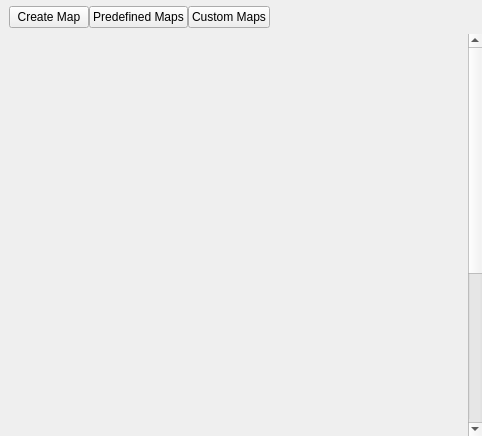
<?xml version="1.0" encoding="UTF-8"?>
<ui version="4.0">
 <class>pageMapsLibrary</class>
 <widget class="QWidget" name="pageMapsLibrary">
  <property name="geometry">
   <rect>
    <x>0</x>
    <y>0</y>
    <width>482</width>
    <height>436</height>
   </rect>
  </property>
  <layout class="QVBoxLayout" name="pageMapsLibraryLayout">
   <property name="spacing">
    <number>6</number>
   </property>
   <property name="leftMargin">
    <number>9</number>
   </property>
   <property name="topMargin">
    <number>0</number>
   </property>
   <property name="rightMargin">
    <number>0</number>
   </property>
   <property name="bottomMargin">
    <number>0</number>
   </property>
   <item>
    <widget class="QWidget" name="titlePageMapsLibrary" native="true">
     <layout class="QVBoxLayout" name="verticalLayout_mapsLibTitle">
      <property name="spacing">
       <number>0</number>
      </property>
      <property name="leftMargin">
       <number>0</number>
      </property>
      <property name="topMargin">
       <number>0</number>
      </property>
      <property name="rightMargin">
       <number>0</number>
      </property>
      <property name="bottomMargin">
       <number>0</number>
      </property>
     </layout>
    </widget>
   </item>
   <item>
    <widget class="QWidget" name="mapsLibSegment" native="true">
     <layout class="QHBoxLayout" name="mapsLibSegmentLayout">
      <property name="spacing">
       <number>0</number>
      </property>
      <property name="leftMargin">
       <number>0</number>
      </property>
      <property name="topMargin">
       <number>0</number>
      </property>
      <property name="rightMargin">
       <number>0</number>
      </property>
      <property name="bottomMargin">
       <number>0</number>
      </property>
      <item>
       <widget class="QPushButton" name="btnMapsLibCreate">
        <property name="text">
         <string>Create Map</string>
        </property>
        <property name="checkable">
         <bool>true</bool>
        </property>
       </widget>
      </item>
      <item>
       <widget class="QPushButton" name="btnMapsLibPredefined">
        <property name="text">
         <string>Predefined Maps</string>
        </property>
        <property name="checkable">
         <bool>true</bool>
        </property>
       </widget>
      </item>
      <item>
       <widget class="QPushButton" name="btnMapsLibCustom">
        <property name="text">
         <string>Custom Maps</string>
        </property>
        <property name="checkable">
         <bool>true</bool>
        </property>
       </widget>
      </item>
      <item>
       <spacer name="mapsLibSegmentSpacer">
        <property name="orientation">
         <enum>Qt::Orientation::Horizontal</enum>
        </property>
        <property name="sizeHint" stdset="0">
         <size>
          <width>40</width>
          <height>20</height>
         </size>
        </property>
       </spacer>
      </item>
     </layout>
    </widget>
   </item>
   <item>
    <widget class="QStackedWidget" name="mapsLibStack">
     <property name="sizePolicy">
      <sizepolicy hsizetype="Expanding" vsizetype="Expanding">
       <horstretch>1</horstretch>
       <verstretch>1</verstretch>
      </sizepolicy>
     </property>
     <property name="currentIndex">
      <number>1</number>
     </property>
     <widget class="QScrollArea" name="mapsLibCreateScroll">
      <property name="sizePolicy">
       <sizepolicy hsizetype="Expanding" vsizetype="Expanding">
        <horstretch>1</horstretch>
        <verstretch>1</verstretch>
       </sizepolicy>
      </property>
      <property name="frameShape">
       <enum>QFrame::Shape::NoFrame</enum>
      </property>
      <property name="verticalScrollBarPolicy">
       <enum>Qt::ScrollBarPolicy::ScrollBarAsNeeded</enum>
      </property>
      <property name="horizontalScrollBarPolicy">
       <enum>Qt::ScrollBarPolicy::ScrollBarAlwaysOff</enum>
      </property>
      <property name="widgetResizable">
       <bool>true</bool>
      </property>
      <property name="alignment">
       <set>Qt::AlignmentFlag::AlignLeading|Qt::AlignmentFlag::AlignLeft|Qt::AlignmentFlag::AlignTop</set>
      </property>
      <widget class="QWidget" name="mapsLibCreateContent">
       <property name="geometry">
        <rect>
         <x>0</x>
         <y>-274</y>
         <width>456</width>
         <height>674</height>
        </rect>
       </property>
       <property name="sizePolicy">
        <sizepolicy hsizetype="Expanding" vsizetype="Expanding">
         <horstretch>1</horstretch>
         <verstretch>1</verstretch>
        </sizepolicy>
       </property>
       <layout class="QVBoxLayout" name="mapsLibCreateLayout">
        <property name="spacing">
         <number>6</number>
        </property>
        <property name="leftMargin">
         <number>0</number>
        </property>
        <property name="topMargin">
         <number>0</number>
        </property>
        <property name="rightMargin">
         <number>0</number>
        </property>
        <property name="bottomMargin">
         <number>0</number>
        </property>
        <item>
         <widget class="QWidget" name="mapsLibBoardHost" native="true">
          <property name="sizePolicy">
           <sizepolicy hsizetype="Expanding" vsizetype="Fixed">
            <horstretch>0</horstretch>
            <verstretch>0</verstretch>
           </sizepolicy>
          </property>
          <property name="minimumSize">
           <size>
            <width>0</width>
            <height>620</height>
           </size>
          </property>
          <property name="card" stdset="0">
           <bool>true</bool>
          </property>
          <layout class="QVBoxLayout" name="mapsLibBoardHostLayout">
           <property name="spacing">
            <number>0</number>
           </property>
           <property name="leftMargin">
            <number>0</number>
           </property>
           <property name="topMargin">
            <number>0</number>
           </property>
           <property name="rightMargin">
            <number>0</number>
           </property>
           <property name="bottomMargin">
            <number>0</number>
           </property>
           <item>
            <widget class="QWidget" name="mapsLibViewContainer" native="true">
             <property name="sizePolicy">
              <sizepolicy hsizetype="Expanding" vsizetype="Expanding">
               <horstretch>0</horstretch>
               <verstretch>0</verstretch>
              </sizepolicy>
             </property>
             <layout class="QGridLayout" name="mapsLibViewContainerLayout">
              <property name="leftMargin">
               <number>0</number>
              </property>
              <property name="topMargin">
               <number>0</number>
              </property>
              <property name="rightMargin">
               <number>0</number>
              </property>
              <property name="bottomMargin">
               <number>0</number>
              </property>
             </layout>
            </widget>
           </item>
          </layout>
         </widget>
        </item>
        <item>
         <spacer name="verticalSpacer">
          <property name="orientation">
           <enum>Qt::Orientation::Vertical</enum>
          </property>
          <property name="sizeHint" stdset="0">
           <size>
            <width>20</width>
            <height>40</height>
           </size>
          </property>
         </spacer>
        </item>
        <item>
         <widget class="QWidget" name="mapsLibCreateButtons" native="true">
          <layout class="QHBoxLayout" name="mapsLibCreateButtonsLayout">
           <property name="spacing">
            <number>8</number>
           </property>
           <item>
            <spacer name="mapsLibCreateBtnSpacer">
             <property name="orientation">
              <enum>Qt::Orientation::Horizontal</enum>
             </property>
             <property name="sizeHint" stdset="0">
              <size>
               <width>40</width>
               <height>20</height>
              </size>
             </property>
            </spacer>
           </item>
           <item>
            <widget class="QPushButton" name="btnMapsLibClearAll">
             <property name="text">
              <string>Reset All</string>
             </property>
            </widget>
           </item>
           <item>
            <widget class="QPushButton" name="btnMapsLibSave">
             <property name="enabled">
              <bool>false</bool>
             </property>
             <property name="text">
              <string>Save</string>
             </property>
             <property name="primary" stdset="0">
              <bool>true</bool>
             </property>
            </widget>
           </item>
          </layout>
         </widget>
        </item>
       </layout>
      </widget>
     </widget>
     <widget class="QWidget" name="mapsLibBrowsePage">
      <layout class="QVBoxLayout" name="mapsLibBrowsePageLayout">
       <property name="spacing">
        <number>0</number>
       </property>
       <property name="leftMargin">
        <number>0</number>
       </property>
       <property name="topMargin">
        <number>0</number>
       </property>
       <property name="rightMargin">
        <number>0</number>
       </property>
       <property name="bottomMargin">
        <number>0</number>
       </property>
       <item>
        <widget class="QStackedWidget" name="mapsLibBrowseStack">
         <property name="sizePolicy">
          <sizepolicy hsizetype="Expanding" vsizetype="Expanding">
           <horstretch>1</horstretch>
           <verstretch>1</verstretch>
          </sizepolicy>
         </property>
         <property name="currentIndex">
          <number>1</number>
         </property>
         <widget class="QWidget" name="mapsLibBrowseListPage">
          <layout class="QVBoxLayout" name="mapsLibBrowseListPageLayout">
           <property name="spacing">
            <number>6</number>
           </property>
           <property name="leftMargin">
            <number>0</number>
           </property>
           <property name="topMargin">
            <number>0</number>
           </property>
           <property name="rightMargin">
            <number>0</number>
           </property>
           <property name="bottomMargin">
            <number>0</number>
           </property>
           <item>
            <widget class="QWidget" name="mapsLibBrowseControls" native="true">
             <property name="card" stdset="0">
              <bool>true</bool>
             </property>
             <layout class="QHBoxLayout" name="mapsLibBrowseControlsLayout">
              <property name="spacing">
               <number>6</number>
              </property>
              <property name="leftMargin">
               <number>9</number>
              </property>
              <property name="topMargin">
               <number>9</number>
              </property>
              <property name="rightMargin">
               <number>9</number>
              </property>
              <property name="bottomMargin">
               <number>9</number>
              </property>
              <item>
               <spacer name="mapsLibBrowseMidSpacer">
                <property name="orientation">
                 <enum>Qt::Orientation::Horizontal</enum>
                </property>
                <property name="sizeHint" stdset="0">
                 <size>
                  <width>40</width>
                  <height>20</height>
                 </size>
                </property>
               </spacer>
              </item>
              <item>
               <widget class="QLabel" name="lblMapsLibBrowseAdvanced">
                <property name="text">
                 <string>Advanced mode:</string>
                </property>
               </widget>
              </item>
              <item>
               <widget class="QCheckBox" name="cbMapsLibBrowseAdvanced">
                <property name="text">
                 <string/>
                </property>
               </widget>
              </item>
              <item>
               <widget class="QLabel" name="lblMapsLibBrowseSearch">
                <property name="text">
                 <string>Search:</string>
                </property>
               </widget>
              </item>
              <item>
               <widget class="QLineEdit" name="edtMapsLibBrowseSearch">
                <property name="minimumSize">
                 <size>
                  <width>250</width>
                  <height>0</height>
                 </size>
                </property>
                <property name="maximumSize">
                 <size>
                  <width>250</width>
                  <height>16777215</height>
                 </size>
                </property>
                <property name="placeholderText">
                 <string>Enter 3+ characters to search</string>
                </property>
               </widget>
              </item>
             </layout>
            </widget>
           </item>
           <item>
            <widget class="QLabel" name="lblMapsLibNoCards">
             <property name="visible">
              <bool>false</bool>
             </property>
             <property name="text">
              <string>No map cards found</string>
             </property>
             <property name="alignment">
              <set>Qt::AlignmentFlag::AlignCenter</set>
             </property>
            </widget>
           </item>
           <item>
            <widget class="QScrollArea" name="mapsLibMapListScroll">
             <property name="frameShape">
              <enum>QFrame::Shape::NoFrame</enum>
             </property>
             <property name="verticalScrollBarPolicy">
              <enum>Qt::ScrollBarPolicy::ScrollBarAsNeeded</enum>
             </property>
             <property name="horizontalScrollBarPolicy">
              <enum>Qt::ScrollBarPolicy::ScrollBarAlwaysOff</enum>
             </property>
             <property name="widgetResizable">
              <bool>true</bool>
             </property>
             <widget class="QWidget" name="mapsLibMapCardsContainer">
              <property name="geometry">
               <rect>
                <x>0</x>
                <y>0</y>
                <width>473</width>
                <height>354</height>
               </rect>
              </property>
              <property name="sizePolicy">
               <sizepolicy hsizetype="Expanding" vsizetype="Preferred">
                <horstretch>0</horstretch>
                <verstretch>0</verstretch>
               </sizepolicy>
              </property>
              <layout class="QGridLayout" name="mapsLibMapCardsLayout">
               <property name="leftMargin">
                <number>0</number>
               </property>
               <property name="topMargin">
                <number>0</number>
               </property>
               <property name="rightMargin">
                <number>0</number>
               </property>
               <property name="bottomMargin">
                <number>0</number>
               </property>
               <property name="spacing">
                <number>6</number>
               </property>
              </layout>
             </widget>
            </widget>
           </item>
          </layout>
         </widget>
         <widget class="QScrollArea" name="mapsLibCustomEditScroll">
          <property name="sizePolicy">
           <sizepolicy hsizetype="Expanding" vsizetype="Expanding">
            <horstretch>1</horstretch>
            <verstretch>1</verstretch>
           </sizepolicy>
          </property>
          <property name="frameShape">
           <enum>QFrame::Shape::NoFrame</enum>
          </property>
          <property name="verticalScrollBarPolicy">
           <enum>Qt::ScrollBarPolicy::ScrollBarAsNeeded</enum>
          </property>
          <property name="horizontalScrollBarPolicy">
           <enum>Qt::ScrollBarPolicy::ScrollBarAlwaysOff</enum>
          </property>
          <property name="widgetResizable">
           <bool>true</bool>
          </property>
          <property name="alignment">
           <set>Qt::AlignmentFlag::AlignLeading|Qt::AlignmentFlag::AlignLeft|Qt::AlignmentFlag::AlignTop</set>
          </property>
          <widget class="QWidget" name="mapsLibCustomEditContent">
           <property name="geometry">
            <rect>
             <x>0</x>
             <y>-268</y>
             <width>456</width>
             <height>674</height>
            </rect>
           </property>
           <property name="sizePolicy">
            <sizepolicy hsizetype="Expanding" vsizetype="Expanding">
             <horstretch>1</horstretch>
             <verstretch>1</verstretch>
            </sizepolicy>
           </property>
           <layout class="QVBoxLayout" name="mapsLibCustomEditContentLayout">
            <property name="spacing">
             <number>6</number>
            </property>
            <property name="leftMargin">
             <number>0</number>
            </property>
            <property name="topMargin">
             <number>0</number>
            </property>
            <property name="rightMargin">
             <number>0</number>
            </property>
            <property name="bottomMargin">
             <number>0</number>
            </property>
            <item>
             <widget class="QWidget" name="mapsLibCustomEditBoardHost" native="true">
              <property name="sizePolicy">
               <sizepolicy hsizetype="Expanding" vsizetype="Fixed">
                <horstretch>0</horstretch>
                <verstretch>0</verstretch>
               </sizepolicy>
              </property>
              <property name="minimumSize">
               <size>
                <width>0</width>
                <height>620</height>
               </size>
              </property>
              <property name="card" stdset="0">
               <bool>true</bool>
              </property>
              <layout class="QVBoxLayout" name="mapsLibCustomEditBoardHostLayout">
               <property name="spacing">
                <number>0</number>
               </property>
               <property name="leftMargin">
                <number>0</number>
               </property>
               <property name="topMargin">
                <number>0</number>
               </property>
               <property name="rightMargin">
                <number>0</number>
               </property>
               <property name="bottomMargin">
                <number>0</number>
               </property>
               <item>
                <widget class="QWidget" name="mapsLibCustomEditViewContainer" native="true">
                 <property name="sizePolicy">
                  <sizepolicy hsizetype="Expanding" vsizetype="Expanding">
                   <horstretch>0</horstretch>
                   <verstretch>0</verstretch>
                  </sizepolicy>
                 </property>
                 <layout class="QGridLayout" name="mapsLibCustomEditViewContainerLayout">
                  <property name="leftMargin">
                   <number>0</number>
                  </property>
                  <property name="topMargin">
                   <number>0</number>
                  </property>
                  <property name="rightMargin">
                   <number>0</number>
                  </property>
                  <property name="bottomMargin">
                   <number>0</number>
                  </property>
                 </layout>
                </widget>
               </item>
              </layout>
             </widget>
            </item>
            <item>
             <spacer name="verticalSpacer_2">
              <property name="orientation">
               <enum>Qt::Orientation::Vertical</enum>
              </property>
              <property name="sizeHint" stdset="0">
               <size>
                <width>20</width>
                <height>40</height>
               </size>
              </property>
             </spacer>
            </item>
            <item>
             <widget class="QWidget" name="mapsLibCustomEditButtons" native="true">
              <layout class="QHBoxLayout" name="mapsLibCustomEditButtonsLayout">
               <property name="spacing">
                <number>8</number>
               </property>
               <item>
                <spacer name="mapsLibCustomEditBtnSpacer">
                 <property name="orientation">
                  <enum>Qt::Orientation::Horizontal</enum>
                 </property>
                 <property name="sizeHint" stdset="0">
                  <size>
                   <width>40</width>
                   <height>20</height>
                  </size>
                 </property>
                </spacer>
               </item>
               <item>
                <widget class="QPushButton" name="btnMapsLibCustomEditBack">
                 <property name="text">
                  <string>Back</string>
                 </property>
                </widget>
               </item>
               <item>
                <widget class="QPushButton" name="btnMapsLibClearAllCustomEdit">
                 <property name="text">
                  <string>Reset All</string>
                 </property>
                </widget>
               </item>
               <item>
                <widget class="QPushButton" name="btnMapsLibSaveCustomEdit">
                 <property name="enabled">
                  <bool>false</bool>
                 </property>
                 <property name="text">
                  <string>Save</string>
                 </property>
                 <property name="primary" stdset="0">
                  <bool>true</bool>
                 </property>
                </widget>
               </item>
              </layout>
             </widget>
            </item>
           </layout>
          </widget>
         </widget>
        </widget>
       </item>
      </layout>
     </widget>
    </widget>
   </item>
  </layout>
 </widget>
 <resources/>
 <connections/>
</ui>
